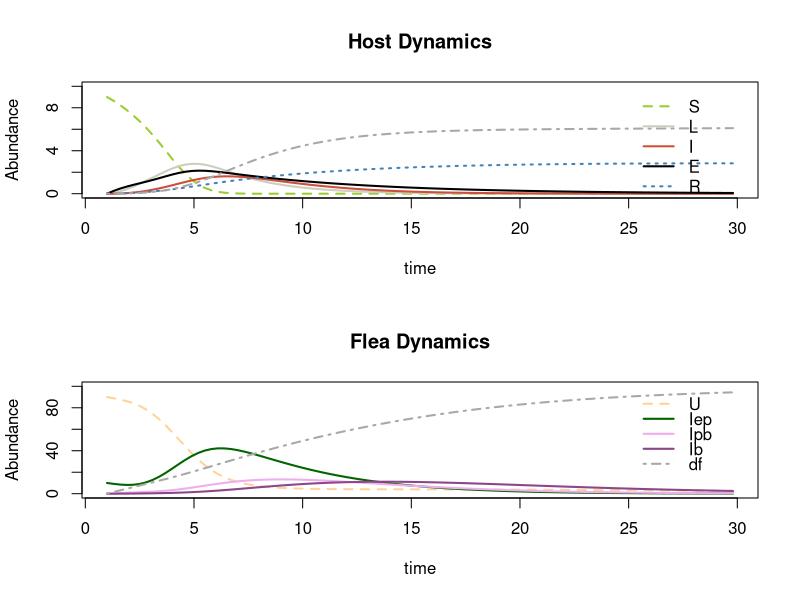

This chart was generated by the following R code:
###############################################################################
### Model for Plague by Cedar Mitchell Spring 2017
### Exploring the importance of early-phase in transmission
###############################################################################


library(deSolve)

SIR.model=function(t,x,params){
  b=params["b"]           # biting rate of fleas
  mu=params["mu"]		      # natural mortality rate of rodent (uninfected) (mu_r in fig)
  pep=params["pep"]       # Proportion of ep fleas that transmit
  ppb=params["ppb"]       # Proportion of partially blocked fleas that transmit
  pb=params["pb"]         # Proportion of fully blocked fleas that transmit
  gamma=params["gamma"]		# recovery rate in rodent from low-dose flea infection
  epsilon=params["epsilon"]  #disease induced mortality rate in rodent from high-dose flea infection
  sigma=params["sigma"]   # rate to become infectious from latent class
  
  alpha=params["alpha"]   # proportion of fleas infected from host
  muf=params["muf"]       # natural mortality of flea
  mupb=params["mupb"]     # mortality of partially blocked flea
  mub=params["mub"]       # mortality of blocked flea
  
  lambdaA=params["lambdaA"] # rate of developing partial blockage from EP
  lambdaB=params["lambdaB"] # rate of clearing infection in EP (back to uninfected)
  lambdaC=params["lambdaC"] # rate of leaving EP (still infected but not enough to block)
  tau=params["tau"]         # rate of developing full blockage
  
  beta=params["beta"]       # Infection rate of rodent OMITS EARLY-PHASE # this isn't specified in params but calculated below
  
  
  S=x[1]
  L=x[2]
  I=x[3]
  E=x[4]
  R=x[5]
  dr=x[6]
  
  
  U=x[7]
  Iep=x[8]
  Ipb=x[9]
  Ib=x[10]
  df=x[11]
  
  beta=(b*S*Ipb*ppb)+(b*S*Ib*pb)
  
  
  dS = -(beta + (b*S*Iep*pep))-mu*S   #Susceptible Rodent Pop
  dL = (beta + (b*S*0.1*Iep*pep)) - L*sigma  #infection of host, not yet infectious
  dI = sigma*L - I*epsilon  #infectious rodent hosts
  dE = (b*S*0.9*Iep*pep) - E*(mu+gamma) #exposed rodents (non-infectious)
  dR = gamma*E - R*mu  #recovery of rodent
  dr = mu*(S+R+E) + epsilon*I  #dead rodents
    
  dU = -I*(U*b*alpha) + (0.21*Iep*lambdaB) -U*muf    #Uninfected Flea pop
  dIep = (I*(U*b*alpha)) - ((0.21*Iep*lambdaB) + (0.13*Iep*lambdaC) + (0.66*Iep*lambdaA) + Iep*muf) #Infection of early phase fleas 
  dIpb = 0.66*Iep*lambdaA - Ipb*(tau+mupb) #Infection of partially blocked fleas
  dIb = tau*Ipb - mub*Ib  #Infection of fully blocked fleas
  df = muf*(U+Iep) + (mupb*Ipb) + mub*Ib + 0.13*Iep*lambdaC #dead fleas
  
  list(c(dS,dL,dI,dE,dR,dr, dU,dIep,dIpb,dIb,df))
  
}
          
    

times=seq(1,30,by=0.3)					#time steps to output
xstart=c(S=9, L=0, I=0, E=0, R=0, dr=0, U=90, Iep=10, Ipb=0, Ib=0, df=0)	#beginning population sizes

parms=c(         # all parameter values are specified in days
  b=.48,              # biting rate of fleas 
  mu=1/365,           # natural mortality rate of rodent (uninfected)
  pep=2/83,           # Proportion of ep fleas that transmit
  ppb=5/26,           # Proportion of partially blocked fleas that transmit
  pb=10/20,           # Proportion of fully blocked fleas that transmit
  sigma=1/2.6,        # rate to become infectious from latent class
  gamma=1/7,          # recovery rate in rodent from low-dose flea infection
  epsilon=1/2,        # disease induced mortality rate in rodent from high-dose flea infection
  muf=1/20.6,         # natural mortality of flea
  alpha=19/20,        # proportion of fleas infected from host
  lambdaA=1/5.05,     # rate of developing partial blockage from EP
  lambdaB=1/3,        # rate of clearing infection in EP (back to uninfected)
  lambdaC=1/3,        # rate of leaving EP (still infected but not enough to block)
  mupb=1/12.3,        # mortality of partially blocked flea
  tau=1/4.8,          # rate of developing full blockage
  mub=1/6)	          # mortality of blocked flea

out=lsoda(xstart, times, SIR.model, parms)  #run the model

time=out[,1]
S=out[,2]
L=out[,3]
I=out[,4]	
E=out[,5]
R=out[,6]
dr=out[,7]

U=out[,8]
Iep=out[,9]
Ipb=out[,10]
Ib=out[,11]
df=out[,12]

par(mfrow=c(2,1))
plot(time,S,ylab="Abundance",xlab="time",type="l",col="olivedrab3",lwd=2,ylim=c(0,max(10)),lty=2)
lines(time,L,col="ivory3",lwd=2)
lines(time,I,col="tomato3",lwd=2)
lines(time,E,col="black",lwd=2)
lines(time,R,col="steelblue",lwd=2,lty=3)
lines(time,dr,col="grey66",lwd=2, lty=4)
legend(25,10,c("S","L","I","E","R","dr"),col=c("olivedrab3","ivory3","tomato3","black","steelblue","grey66"),bty="n",lty=c(2,1,1,1,3,4),lwd=2)
title(main="Host Dynamics")


plot(time,U,col="burlywood1",lwd=2,lty=2,ylab="Abundance",xlab="time", type="l",ylim=c(0,max(100)))
lines(time,Iep,col="darkgreen",lwd=2,lty=1)
lines(time,Ipb,col="plum2",lwd=2,lty=1)
lines(time,Ib,col="orchid4",lwd=2,lty=1)
lines(time,df,col="grey66",lwd=2, lty=4)
title(main="Flea Dynamics")


legend(25,100,c("U","Iep","Ipb","Ib","df"),col=c("burlywood1","darkgreen","plum2","orchid4","grey66"),bty="n",lty=c(2,1,1,1,4),lwd=2,x.intersp = 1, y.intersp = 0.75)
out
colors() #many color options
